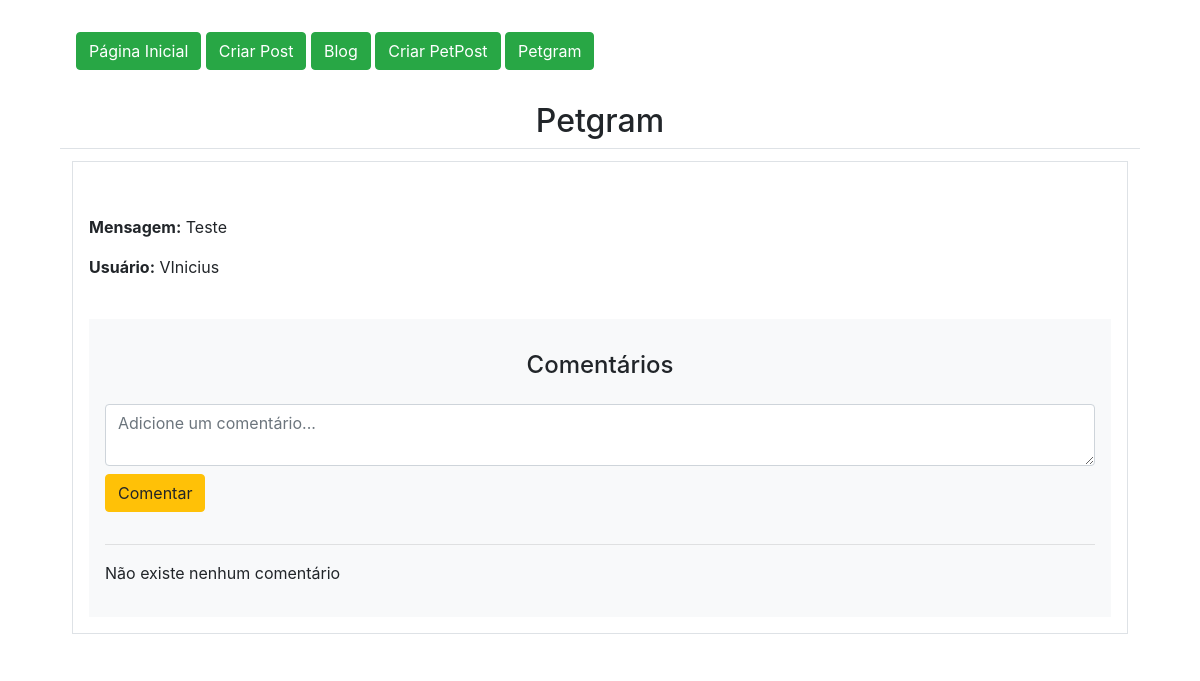
The app's page /petgram/lista/, older data.
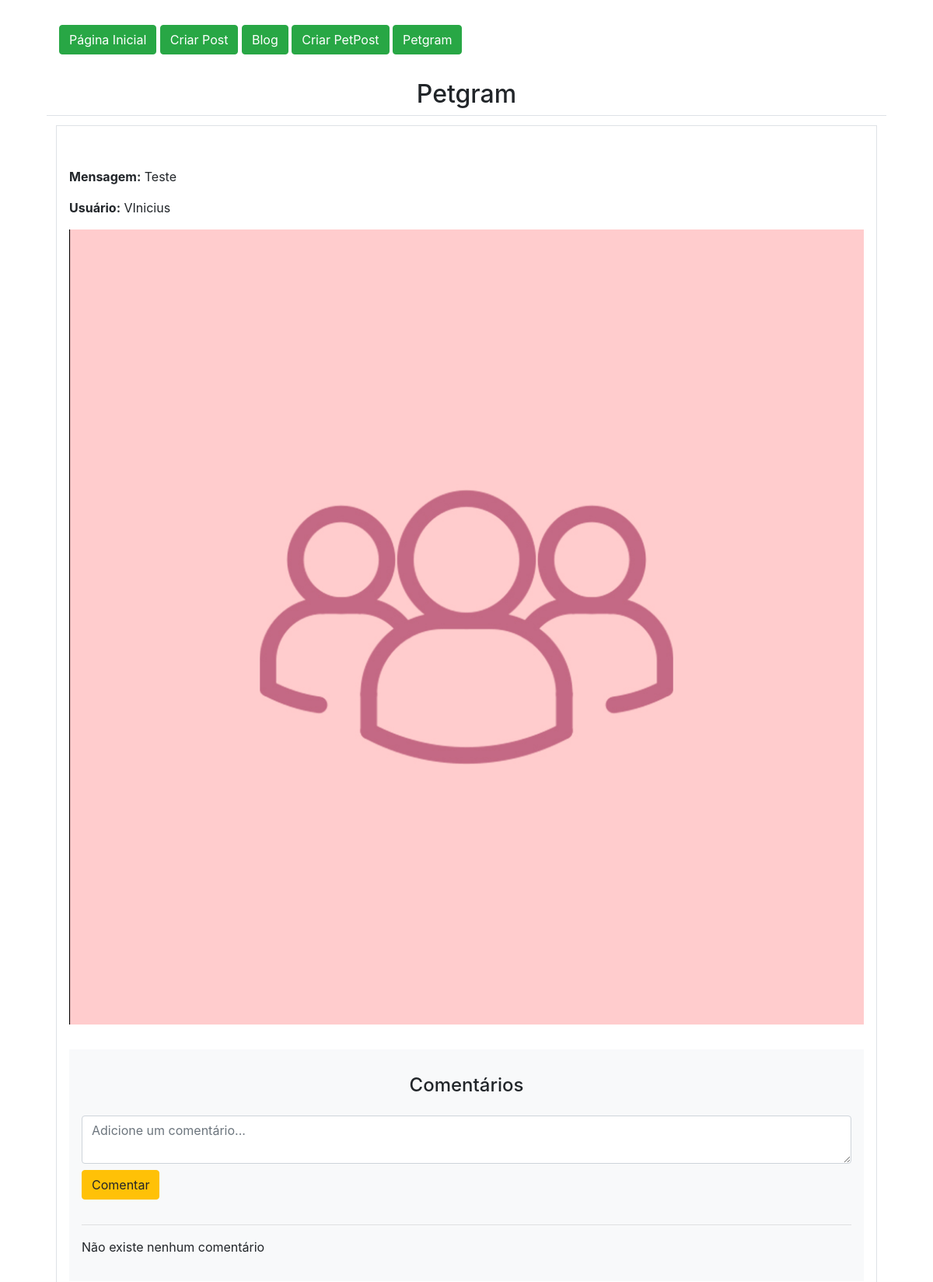
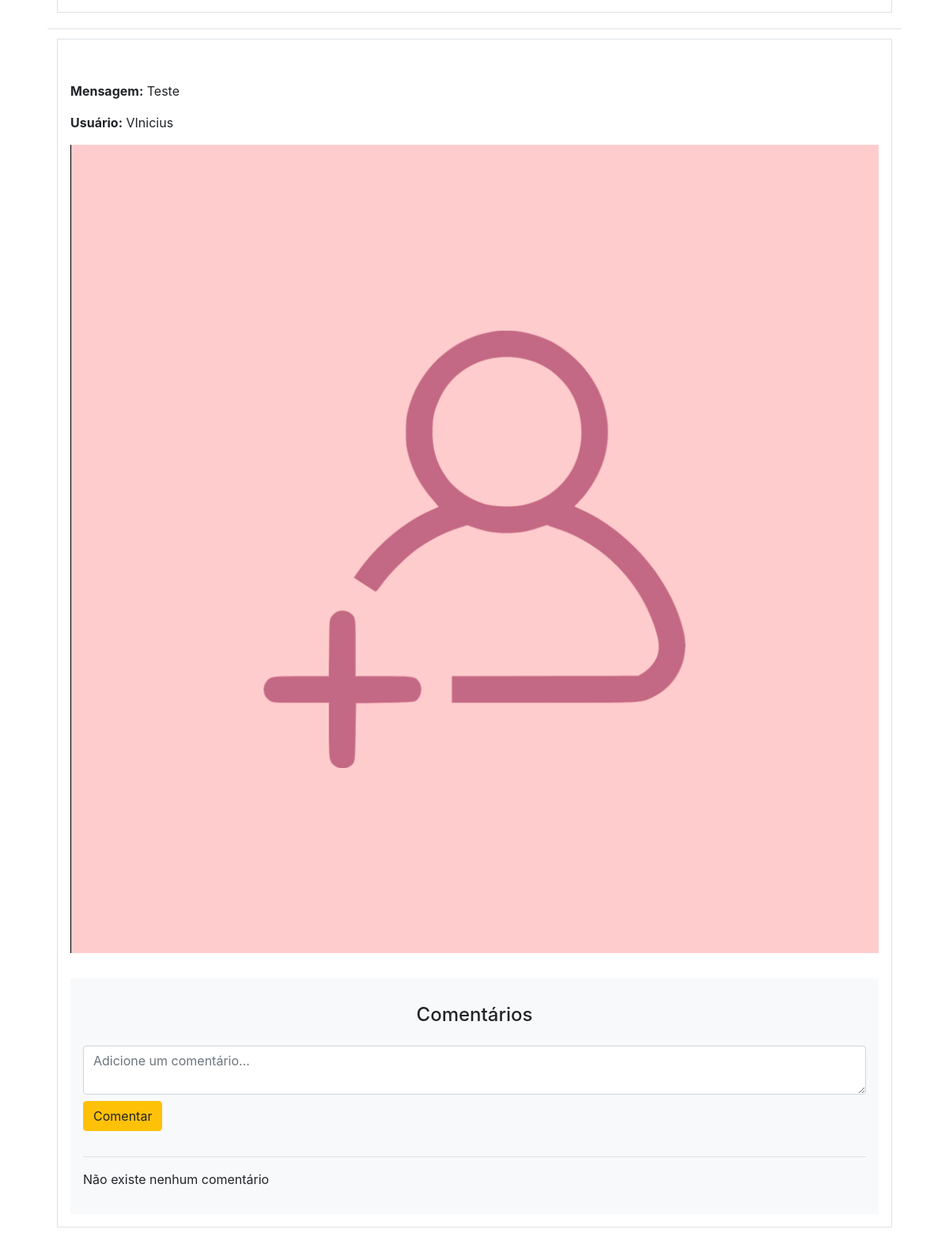
The same page, newer data (2 pictures, top to bottom).
### app/models.py (models this page shows)
class Petgram(db.Model):
    id = db.Column(db.Integer, primary_key=True)
    mensagem = db.Column(db.Text, nullable=False)
    user_id = db.Column(db.Integer, db.ForeignKey('user.id'), nullable=False)
    comentarios = db.relationship('ComentarioPetgram', backref='petgram', lazy=True)
    imagem = db.Column(db.String, nullable=True)

class User(db.Model, UserMixin):
    id = db.Column(db.Integer, primary_key=True)
    nome = db.Column(db.String, nullable=True)
    sobrenome = db.Column(db.String, nullable=True)
    email = db.Column(db.String, nullable=True)
    senha = db.Column(db.String, nullable=True)
    posts = db.relationship('Post', backref='user', lazy=True)
    petgrams = db.relationship('Petgram', backref='user', lazy=True)
    comentarios_petgram = db.relationship('ComentarioPetgram', backref='user', lazy=True)

### app/views.py (the view)
@app.route('/petgram/lista/', methods=['GET', 'POST'])
def petgramLista():
    petgrams = Petgram.query.all()
    return render_template('petgram_lista.html', petgrams=petgrams)

### app/templates/petgram_lista.html (shortened to what this page needs)
{% extends 'base.html' %}
{% block content %}
    <div class="container">
        {% include 'nave.html' %}
        <div class="row mt-4">
            <h2 class="w-100 text-center">Petgram</h2>
            <div class="col-12">
                <table class="table">
                    <tbody>
                        {% for linha in petgrams %}
                        <tr>
                            <td colspan="4">
                                <div class="petgram-estrutura d-flex flex-column border p-3 mb-2 rounded-3">
                                    <div class="petgram-info d-flex flex-column mb-4">
                                        <h4 class="w-100 text-center text-white">Petgram: {{ linha.id }}</h4>
                                        <p><strong>Mensagem:</strong> {{ linha.mensagem }}</p>
                                        <p><strong>Usuário:</strong> {{ linha.user.nome }}</p>
                                        {% if linha.imagem %}
                                        <img src="{{ url_for('static', filename='uploads/' ~ linha.imagem) }}" alt="Imagem do Post" class="img-fluid mb-2">
                                        {% endif %}
                                    </div>
                                    <div class="petgram-comentarios bg-light p-3 rounded-3">
                                        <h4 class="w-100 text-center mt-3 mb-4">Comentários</h4>
                                        <form action="{{ url_for('comentar_petgram', petgram_id=linha.id) }}" method="POST" class="mt-2">
                                            <div class="form-group">
                                                <textarea name="conteudo" class="form-control" placeholder="Adicione um comentário..." required></textarea>
                                                <button type="submit" class="btn btn-warning mt-2 mb-3">Comentar</button>
                                            </div>
                                            <hr class="text-white">
                                        </form>
                                        <div class="comentarios-visualizacao">
                                            {% if linha.comentarios|length == 0 %}
                                                <p>Não existe nenhum comentário</p>
                                            {% endif %}
                                        </div>
                                    </div>
                                </div>
                            </td>
                        </tr>
                        {% endfor %}
                    </tbody>
                </table>
            </div>
        </div>
    </div>
{% endblock %}

### app/templates/base.html (shortened to what this page needs)
<!DOCTYPE html>
<html lang="en">
<head>
    <link href="https://stackpath.bootstrapcdn.com/bootstrap/4.5.2/css/bootstrap.min.css" rel="stylesheet">
</head>
<body>
    <div class="container mt-4">
        {% block content %}{% endblock %}
    </div>
</body>
</html>

### app/templates/nave.html
<nav class="navbar navbar-expand-lg">
    <div>
        <a class="btn btn-success" href="/">Página Inicial</a>
        <a class="btn btn-success" href="{{url_for('postNovo') }}">Criar Post</a>
        <a class="btn btn-success" href="{{ url_for('postLista') }}">Blog</a>
        <a class="btn btn-success" href="{{ url_for('petgramNovo') }}">Criar PetPost</a>
        <a class="btn btn-success" href="{{ url_for('petgramLista') }}">Petgram</a>
    </div>
</nav>

Row changes from the older to the newer data that the page shows:
removed Petgram: mensagem "Teste", user.nome "VInicius"
added Petgram: mensagem "Teste", user.nome "VInicius", imagem (picture)
added Petgram: mensagem "Teste", user.nome "VInicius", imagem (picture)
